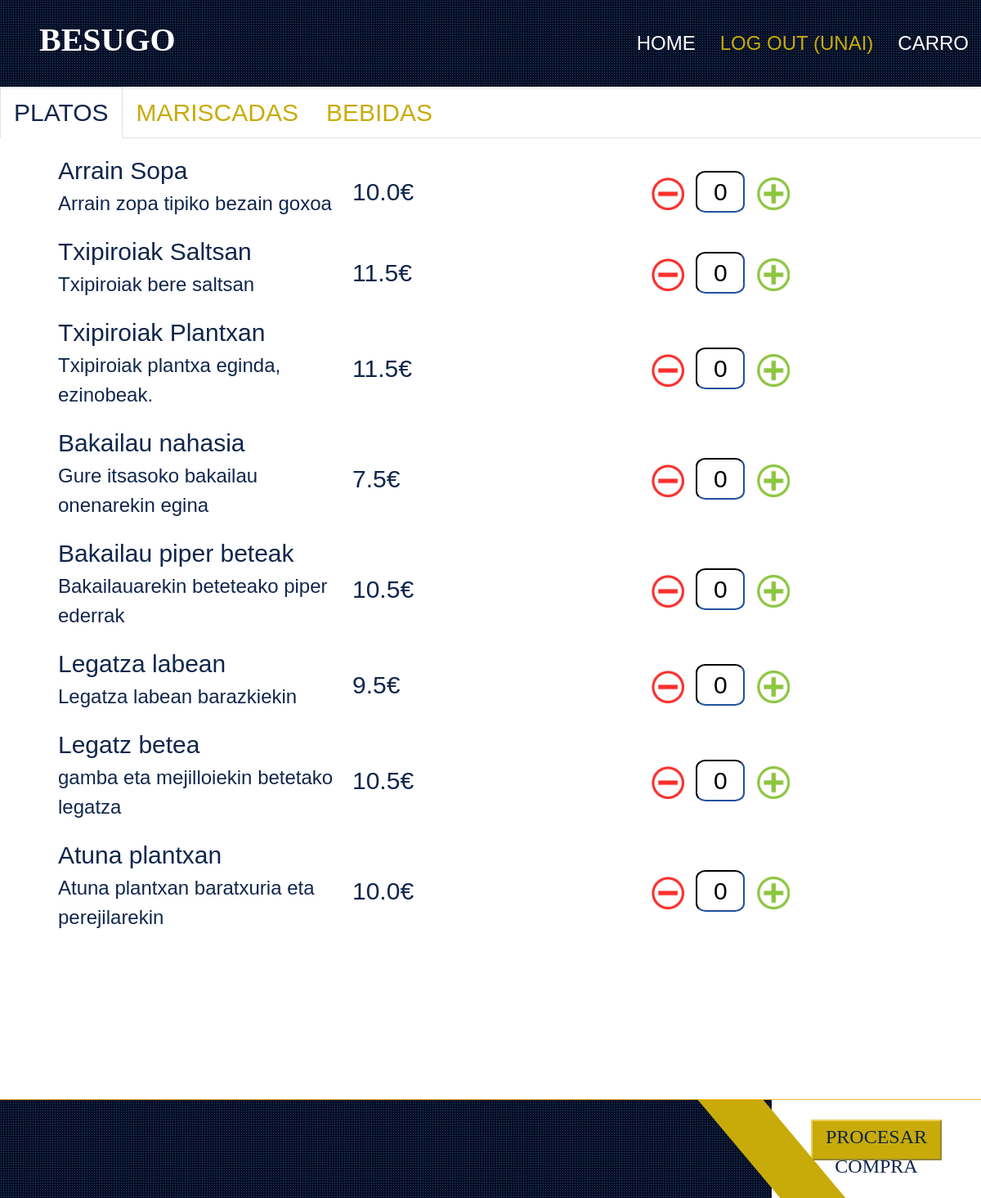
The page /platerak/ (signed in) on the database its author committed.
### store/models.py (models this page shows)
class Produktua(models.Model):
    PRODUKTU_MOTA = (
        (0, 'Osagaia'),
        (1, 'Platera'),
        (2, 'Edaria'),
    )
    izena = models.CharField(max_length=255)
    deskribapena = models.CharField(max_length=255)
    prezioa = models.FloatField()
    stock = models.FloatField()
    mota = models.IntegerField(choices = PRODUKTU_MOTA)
    foto = models.CharField(max_length=255,default='null.jpg')

### store/views.py (the view)
# urls.py: path('platerak/', views.platerak, name='platerak'),
def platerak(request):
    myprodu = Produktua.objects.all().values()
    template = loader.get_template('platerak.html')
    context = {
        'myprodu': myprodu,
    }
    return HttpResponse(template.render(context, request))

### store/templates/platerak.html (shortened to what this page needs)
{% load static %}
<!DOCTYPE html>
<html lang="en">
  <head>
    <link
      rel="stylesheet"
      href="{% static 'https://cdnjs.cloudflare.com/ajax/libs/font-awesome/5.15.0/css/all.min.css' %}"
    />
    <link
      rel="stylesheet"
      href="{% static 'https://cdn.jsdelivr.net/npm/bootstrap-icons@1.4.1/font/bootstrap-icons.css' %}"
    />
    <link
      rel="stylesheet"
      href="{% static 'lib/owlcarousel/assets/owl.carousel.min.css' %}"
    />
    <link
      rel="stylesheet"
      href="{% static 'lib/tempusdominus/css/tempusdominus-bootstrap-4.min.css' %}"
    />
    <link
      rel="stylesheet"
      href="{% static 'lib/lightbox/css/lightbox.min.css' %}"
    />
    <link rel="stylesheet" href="{% static 'css/bootstrap.min.css' %}" />
    <link rel="stylesheet" href="{% static 'css/style.css' %}" />
  </head>
  <body>
    {% include "header.html" %}
    <section id="region-main" class="has-blocks mb-3" aria-label="Contenido">
      <div role="main">
        <div class="course-content">
          <div class="single-section onetopic">
            <ul class="nav nav-tabs mb-3">
              <li class="nav-item">
                <a class="nav-link active" title="General"
                  ><innertab
                    style=""
                    class="tab_content tab_position_0 tab_level_0 marker"
                    ><span
                      class="sectionname"
                      style="color: var(--dark); font-size: 30px"
                      >PLATOS</span
                    ></innertab
                  ></a
                >
              </li>
              <li class="nav-item">
                <a
                  class="nav-link"
                  href="{% url 'mariscadas' %}"
                  title="MARISCADAS"
                  ><innertab
                    style=""
                    class="tab_content tab_position_1 tab_level_0"
                    ><span
                      class="sectionname"
                      style="color: var(--primary); font-size: 30px"
                      >MARISCADAS</span
                    ></innertab
                  ></a
                >
              </li>
              <li class="nav-item">
                <a class="nav-link" href="{% url 'bebidas' %}" title="BEBIDAS"
                  ><innertab
                    style=""
                    class="tab_content tab_position_1 tab_level_0"
                    ><span
                      class="sectionname"
                      style="color: var(--primary); font-size: 30px"
                      >BEBIDAS</span
                    ></innertab
                  ></a
                >
              </li>
            </ul>
            <div id="platdiv">
              <div
                id="menu"
              >
                <table class="menutable">
                  {% for x in myprodu %} {% if x.mota == 1 %}
                  <tr>
                    <td  class="menuizena">
                      {{ x.izena }}<br />
                      <p>{{ x.deskribapena }}</p>
                    </td>
                    <td class="menuprez">
                      {{ x.prezioa}}€
                    </td>
                    {% if request.user.is_authenticated %}
                    <td class="menubotoia">
                      <button
                        class="kenMariskada"
                        id="btnMinus{{ x.id }}"
                        value="{{ x.id }}"
                      >
                        <img class="geikenimg" src="../static/img/minus.jpg" />
                      </button>
                      <input
                      type="text"
                      class="contador"
                      id="contador{{ x.id }}"
                      value="0"
                    />
                      <button
                        class="gehiMariskada"
                        id="btnPlus{{ x.id }}"
                        value="{{ x.id }}"
                      >
                        <img class="geikenimg" src="../static/img/plus.jpg" />
                      </button>
                    </td>
                    {% endif %}
                  </tr >
                  {% endif %} {% endfor %}
                </table>
              </div>
            </div>
          </div>
        </div>
      </div>
    </section>
    {% include "menufooter.html" %}
  </body>
</html>

### store/templates/header.html (shortened to what this page needs)
<div class="container-fluid sticky-top bg-dark bg-light-radial shadow-sm px-5 pe-lg-0 header">
    <nav class="navbar navbar-expand-lg bg-dark bg-light-radial navbar-dark py-3 py-lg-0">
        <a href="{% url 'index' %}" class="navbar-brand">
            <h1 style="font-family: besugo;font: size 4px; color:#FFFFFF;">BESUGO</h1>
        </a>
        <div class="collapse navbar-collapse" id="navbarCollapse">
            <div class="navbar-nav ms-auto py-0" id="navbotoiak">
                <a href="{% url 'index' %}" class="nav-item nav-link">Home</a>
                {% if request.user.is_authenticated %}
                    <a href="{% url 'amaitusaioa' %}" class="nav-item nav-link active">Log out ({{request.user.username}})</a>
                {% else %}
                    <a href="{% url 'login' %}" class="nav-item nav-link active">Login</a>
                {% endif %}
                {% if request.user.is_authenticated %}
                <a href="{% url 'carro' %}" class="nav-item nav-link" style="">carro</a>
                {% else %}
                <a href="" class="nav-item nav-link" style="color:gray;">carro</a>
                {% endif %}
            </div>
        </div>
    </nav>
</div>

### store/static/css/style.css (style rules this page uses)
:root { --primary: #c8ab08; --secondary: #e9d05c; --light: #FFFFFF; --dark: #10264c; }
body { font-family: Arial, Helvetica, sans-serif; }
.bg-light-radial { background-image: -webkit-repeating-radial-gradient(center center, rgba(256, 256, 256, 0.2), rgba(256, 256, 256, 0.2) 1px, transparent 1px, transparent 100%); background-image: -moz-repeating-radial-gradient(center center, rgba(256, 256, 256, 0.2), rgba(256, 256, 256, 0.2) 1px, transparent 1px, transparent 100%); background-image: -ms-repeating-radial-gradient(center center, rgba(256, 256, 256, 0.2), rgba(256, 256, 256, 0.2) 1px, transparent 1px, transparent 100%); background-image: -o-repeating-radial-gradient(center center, rgba(256, 256, 256, 0.2), rgba(256, 256, 256, 0.2) 1px, transparent 1px, transparent 100%); background-image: repeating-radial-gradient(center center, rgba(256, 256, 256, 0.2), rgba(256, 256, 256, 0.2) 1px, transparent 1px, transparent 100%); background-size: 3px 3px; }
.navbar-dark .navbar-nav .nav-link { position: relative; padding: 35px 15px; font-size: 24px; text-transform: uppercase; color: var(--light); outline: none; transition: .5s; }
.navbar-dark .navbar-nav .nav-link:hover, .navbar-dark .navbar-nav .nav-link.active { color: var(--primary); }
.sectionname { font-size: 24px; }
#menu { margin-left: 50px; margin-right: 50px; overflow: scroll; overflow-x: hidden; height: 65vh; padding-left: 20px; }
.menutable { height: 70%; width: 100%; }
.menutable tr { font-size: 30px; font-family: Arial; width:auto; }
.menutable td { font-family: Arial; font-size: 30px; color: var(--dark); }
.menuizena { width: 30%; }
.menuprez { font-family: besugo; color: var(--dark); width: 30%; }
.menubotoia { width: 30%; }
.menutable p { font-size: 24px }
.kenMariskada { border: none; background: white; }
.geikenimg { height: 40px; width: 40px; }
.contador { width: 60px; border-color: var(--dark); border-radius: 20%; text-align: center; }
.gehiMariskada { border: none; background: white; }

### rows shown on the page
Produktua: izena "Arrain Sopa", deskribapena "Arrain zopa tipiko bezain goxoa", prezioa "10.0", {{ x.id }} 1 (drawn), mota 1 (drawn)
Produktua: izena "Txipiroiak Saltsan", deskribapena "Txipiroiak bere saltsan", prezioa "11.5", {{ x.id }} 2 (drawn), mota 1 (drawn)
Produktua: izena "Txipiroiak Plantxan", deskribapena "Txipiroiak plantxa eginda, ezinobeak.", prezioa "11.5", {{ x.id }} 3 (drawn), mota 1 (drawn)
Produktua: izena "Bakailau nahasia", deskribapena "Gure itsasoko bakailau onenarekin egina", prezioa "7.5", {{ x.id }} 4 (drawn), mota 1 (drawn)
Produktua: izena "Bakailau piper beteak", deskribapena "Bakailauarekin beteteako piper ederrak", prezioa "10.5", {{ x.id }} 5 (drawn), mota 1 (drawn)
Produktua: izena "Legatza labean", deskribapena "Legatza labean barazkiekin", prezioa "9.5", {{ x.id }} 6 (drawn), mota 1 (drawn)
Produktua: izena "Legatz betea", deskribapena "gamba eta mejilloiekin betetako legatza", prezioa "10.5", {{ x.id }} 7 (drawn), mota 1 (drawn)
Produktua: izena "Atuna plantxan", deskribapena "Atuna plantxan baratxuria eta perejilarekin", prezioa "10.0", {{ x.id }} 8 (drawn), mota 1 (drawn)

### other values the page prints
{{ request.user.username }} "UNAI"
